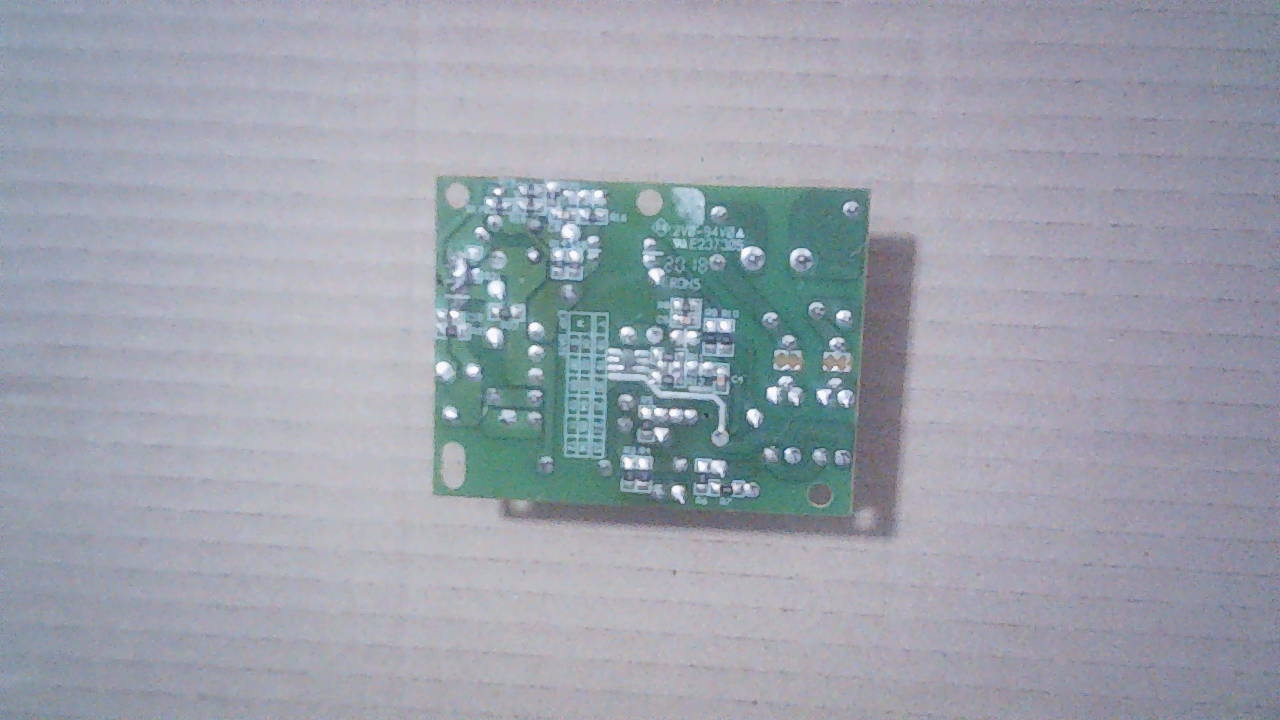
#> input picture calibration_data/reference_top.jpg, 1280 x 720 px
$ python -i calibration_service.py   (imports and definitions only)
#> lines starting #> are read from the running program, lines starting #| are printed output that depends on the picture; after the words box and inside, x2 and y2 are one past the last pixel; in counts of white or black regions, pixels touching at a corner belong together
import os
import json
import time
import cv2
import numpy as np
from PIL import Image, ImageDraw, ImageFont

CALIBRATION_DIR = os.path.join(os.path.dirname(os.path.dirname(os.path.abspath(__file__))), "calibration_data")
CALIBRATION_FILE = os.path.join(CALIBRATION_DIR, "calibration.json")
REFERENCE_IMAGE = os.path.join(CALIBRATION_DIR, "reference_top.jpg")

# Fast ORB detector (1000 features is optimal for real-time speed & stability)
_orb = cv2.ORB_create(nfeatures=1000, fastThreshold=12)
_bf = cv2.BFMatcher(cv2.NORM_HAMMING, crossCheck=False)

# Cached reference data in RAM
_ref_keypoints = None       # List of KeyPoints inside PCB mask
_ref_descriptors = None     # np.ndarray of descriptors matching _ref_keypoints
_ref_corners = None         # np.ndarray of shape (4, 2)
_last_calib_mtime = 0
_calibration_loaded = False

# Corner smoothing (Exponential Moving Average) to eliminate jitter
_smooth_corners = None
_lost_count = 0

# Font cache for crisp Thai rendering
_font = None
# [18 lines left out: function get_font, not called in this run]


def ensure_dir():
    os.makedirs(CALIBRATION_DIR, exist_ok=True)


# [49 lines left out: functions save_manual_corners, save_reference, not called in this run]


def load_reference(force_reload=False):
    """
    Load reference image and PCB 4-corners from disk.
    Caches keypoints & descriptors in RAM strictly inside the PCB bounding polygon.
    """
    global _ref_keypoints, _ref_descriptors, _ref_corners, _last_calib_mtime, _calibration_loaded

    if not os.path.exists(CALIBRATION_FILE) or not os.path.exists(REFERENCE_IMAGE):
        return False

    current_mtime = os.path.getmtime(CALIBRATION_FILE)
    if not force_reload and _calibration_loaded and _ref_corners is not None and current_mtime <= _last_calib_mtime:
        return True

    try:
        with open(CALIBRATION_FILE, "r", encoding="utf-8") as f:
            data = json.load(f)

        ref_img = cv2.imread(REFERENCE_IMAGE)
        if ref_img is None:
            return False

        if "corners" in data and len(data["corners"]) == 4:
            pts = np.array(data["corners"], dtype=np.float32)
        else:
            return False

        h, w = ref_img.shape[:2]

        # Create polygon mask strictly for the PCB board
        mask = np.zeros((h, w), dtype=np.uint8)
        cv2.fillPoly(mask, [pts.astype(np.int32)], 255)

        gray = cv2.cvtColor(ref_img, cv2.COLOR_BGR2GRAY)
        kp, des = _orb.detectAndCompute(gray, mask)

        # Fallback to bounding box rectangle if polygon was too tight
        if des is None or len(kp) < 15:
            x_min, x_max = max(0, int(pts[:, 0].min()) - 10), min(w, int(pts[:, 0].max()) + 10)
            y_min, y_max = max(0, int(pts[:, 1].min()) - 10), min(h, int(pts[:, 1].max()) + 10)
            mask_rect = np.zeros((h, w), dtype=np.uint8)
            mask_rect[y_min:y_max, x_min:x_max] = 255
            kp, des = _orb.detectAndCompute(gray, mask_rect)

        if des is None or len(kp) < 5:
            print("[Calibration] Warning: low features extracted from reference.")

        _ref_keypoints = kp
        _ref_descriptors = des
        _ref_corners = pts
        _last_calib_mtime = current_mtime
        _calibration_loaded = True
        return True

    except Exception as e:
        print("[Calibration] Error loading reference:", e)
        return False


# [45 lines left out: functions get_calibration_info, clear_calibration, not called in this run]


def order_corners(pts):
    """
    Order 4 corners clockwise starting from Top-Left:
    TL (0), TR (1), BR (2), BL (3).
    """
    rect = np.zeros((4, 2), dtype=np.float32)
    s = pts.sum(axis=1)
    rect[0] = pts[np.argmin(s)]  # Top-Left: smallest x + y
    rect[2] = pts[np.argmax(s)]  # Bottom-Right: largest x + y

    diff = np.diff(pts, axis=1)
    rect[1] = pts[np.argmin(diff)]  # Top-Right: smallest y - x
    rect[3] = pts[np.argmax(diff)]  # Bottom-Left: largest y - x
    return rect


def detect_physical_pcb_board(frame_bgr):
    """
    Fast Physical PCB Board Detection (< 2 ms).
    Detects the physical PCB board rectangle using color mask and geometric contours.
    Works for ANY PCB board (normal, with holes, defective, or different versions).
    """
    h, w = frame_bgr.shape[:2]
    hsv = cv2.cvtColor(frame_bgr, cv2.COLOR_BGR2HSV)

    # Wide green solder mask range (covers light green, olive, emerald, and dark green PCB)
    mask_green = cv2.inRange(hsv, np.array([25, 20, 20]), np.array([105, 255, 255]))

    # Clean noise and small gaps
    kernel = cv2.getStructuringElement(cv2.MORPH_RECT, (9, 9))
    mask = cv2.morphologyEx(mask_green, cv2.MORPH_CLOSE, kernel)
    mask = cv2.morphologyEx(mask, cv2.MORPH_OPEN, kernel)

    contours, _ = cv2.findContours(mask, cv2.RETR_EXTERNAL, cv2.CHAIN_APPROX_SIMPLE)
    min_area = (w * h) * 0.025  # Minimum 2.5% of frame area
    max_area = (w * h) * 0.90  # Maximum 90% of frame area

    best_corners = None
    best_area = 0

    for c in contours:
        area = cv2.contourArea(c)
        if min_area < area < max_area:
            rect = cv2.minAreaRect(c)
            box = cv2.boxPoints(rect)
            box_area = rect[1][0] * rect[1][1]
            # Ensure it is a solid rectangular PCB board (fill ratio > 60%)
            if box_area > 0 and (area / box_area) > 0.58:
                if area > best_area:
                    best_area = area
                    best_corners = order_corners(box)

    return best_corners


def check_orientation(frame_bgr):
    """
    Intelligent Real-Time PCB Tracking and Orientation Detection.
    1. Uses Physical PCB Board Detection to track ANY PCB board (holes, defective, rotated).
    2. Uses ORB Keypoint Homography to verify top-side orientation when available.
    """
    global _smooth_corners, _lost_count

    load_reference()

    h_full, w_full = frame_bgr.shape[:2]

    # Step 1: Detect physical PCB board via color & contour
    pcb_corners = detect_physical_pcb_board(frame_bgr)

    if pcb_corners is not None:
        # Calculate real-time tilt angle from Top-Left (0) to Top-Right (1)
        dx = float(pcb_corners[1][0] - pcb_corners[0][0])
        dy = float(pcb_corners[1][1] - pcb_corners[0][1])
        angle_deg = float(np.degrees(np.arctan2(dy, dx)))
        abs_angle = abs(round(angle_deg))

        # Temporal smoothing (EMA) for rock-solid stability without jitter
        if _smooth_corners is None or _lost_count > 3:
            _smooth_corners = pcb_corners.copy()
        else:
            alpha = 0.70  # 70% current detection, 30% previous smooth
            _smooth_corners = (alpha * pcb_corners + (1.0 - alpha) * _smooth_corners)

        _lost_count = 0

        # Check if we can determine exact 180-degree flip using reference features
        is_rotated_180 = False
        if _ref_descriptors is not None and _ref_keypoints is not None:
            try:
                # Fast ORB check on the detected PCB region
                scale = 0.5
                small_frame = cv2.resize(frame_bgr, (int(w_full * scale), int(h_full * scale)))
                gray_small = cv2.cvtColor(small_frame, cv2.COLOR_BGR2GRAY)
                kp_cur, des_cur = _orb.detectAndCompute(gray_small, None)
                if des_cur is not None and len(kp_cur) >= 10:
                    matches = _bf.knnMatch(_ref_descriptors, des_cur, k=2)
                    good = [m for m, n in matches if m.distance < 0.78 * n.distance]
                    if len(good) >= 10:
                        src_pts = np.float32([_ref_keypoints[m.queryIdx].pt for m in good]).reshape(-1, 1, 2)
                        dst_pts = np.float32([kp_cur[m.trainIdx].pt for m in good]).reshape(-1, 1, 2) * (1.0 / scale)
                        M, inliers = cv2.findHomography(src_pts, dst_pts, cv2.RANSAC, 6.0)
                        if M is not None and np.sum(inliers) >= 8:
                            homo_angle = float(np.degrees(np.arctan2(M[1, 0], M[0, 0])))
                            homo_angle = ((homo_angle + 180) % 360) - 180
                            if abs(round(homo_angle)) > 135:
                                is_rotated_180 = True
            except Exception:
                pass

        if is_rotated_180:
            return {
                "orientation": "TOP_ROTATED",
                "label_th": f"[!] หมุนกลับหัว 180° ({abs_angle}°)",
                "match_score": 90,
                "rotation_deg": round(angle_deg, 1),
                "corners": _smooth_corners.tolist()
            }
        elif abs_angle > 15:
            return {
                "orientation": "TOP_TILTED",
                "label_th": f"[!] บอร์ดเอียง {abs_angle}°",
                "match_score": 85,
                "rotation_deg": round(angle_deg, 1),
                "corners": _smooth_corners.tolist()
            }
        else:
            return {
                "orientation": "TOP_CORRECT",
                "label_th": f"[OK] บอร์ดพร้อมตรวจ ({abs_angle}°)",
                "match_score": 95,
                "rotation_deg": round(angle_deg, 1),
                "corners": _smooth_corners.tolist()
            }

    # Step 2: Fallback to ORB feature matching if color detection didn't trigger
    if _ref_corners is not None and _ref_descriptors is not None and _ref_keypoints is not None:
        try:
            scale = 0.5
            inv_scale = 1.0 / scale
            small_frame = cv2.resize(frame_bgr, (int(w_full * scale), int(h_full * scale)), interpolation=cv2.INTER_LINEAR)
            gray_small = cv2.cvtColor(small_frame, cv2.COLOR_BGR2GRAY)
            kp_current, des_current = _orb.detectAndCompute(gray_small, None)

            if des_current is not None and len(kp_current) >= 10:
                matches = _bf.knnMatch(_ref_descriptors, des_current, k=2)
                good_matches = [m for m, n in matches if m.distance < 0.78 * n.distance]

                if len(good_matches) >= 10:
                    src_pts = np.float32([_ref_keypoints[m.queryIdx].pt for m in good_matches]).reshape(-1, 1, 2)
                    dst_pts = np.float32([kp_current[m.trainIdx].pt for m in good_matches]).reshape(-1, 1, 2) * inv_scale
                    M, inliers = cv2.findHomography(src_pts, dst_pts, cv2.RANSAC, 6.0)

                    if M is not None and np.sum(inliers) >= 8:
                        transformed = cv2.perspectiveTransform(_ref_corners.reshape(-1, 1, 2), M).reshape(-1, 2)
                        area = cv2.contourArea(transformed.astype(np.int32))
                        full_area = w_full * h_full
                        if (full_area * 0.03) < area < (full_area * 0.90):
                            if _smooth_corners is None or _lost_count > 3:
                                _smooth_corners = transformed.copy()
                            else:
                                _smooth_corners = 0.70 * transformed + 0.30 * _smooth_corners
                            _lost_count = 0

                            angle_rad = np.arctan2(M[1, 0], M[0, 0])
                            angle_deg = float(np.degrees(angle_rad))
                            angle_deg = ((angle_deg + 180) % 360) - 180
                            abs_angle = abs(round(angle_deg))

                            if abs_angle > 135:
                                return {"orientation": "TOP_ROTATED", "label_th": f"[!] หมุนกลับหัว 180° ({abs_angle}°)", "match_score": 90, "rotation_deg": round(angle_deg, 1), "corners": _smooth_corners.tolist()}
                            elif abs_angle > 15:
                                return {"orientation": "TOP_TILTED", "label_th": f"[!] บอร์ดเอียง {abs_angle}°", "match_score": 85, "rotation_deg": round(angle_deg, 1), "corners": _smooth_corners.tolist()}
                            else:
                                return {"orientation": "TOP_CORRECT", "label_th": f"[OK] บอร์ดพร้อมตรวจ ({abs_angle}°)", "match_score": 95, "rotation_deg": round(angle_deg, 1), "corners": _smooth_corners.tolist()}
        except Exception:
            pass

    return _handle_tracking_lost()


# [107 lines left out: functions _handle_tracking_lost, draw_pcb_orientation_overlay, not called in this run]

>>> import cv2
>>> picture = cv2.imread('../calibration_data/reference_top.jpg')
#> picture is the input picture: shape (720, 1280, 3); mean B, G, R 172.9, 161.8, 157.2
>>> result = check_orientation(picture)
#> in detect_physical_pcb_board, `hsv = cv2.cvtColor(frame_bgr, cv2.COLOR_BGR2HSV)`: hsv: shape (720, 1280, 3); mean H, S, V 118.3, 28.8, 173.5
#> in detect_physical_pcb_board, `mask_green = cv2.inRange(hsv, np.array([25, 20, 20]), np.array([105, 2..`:
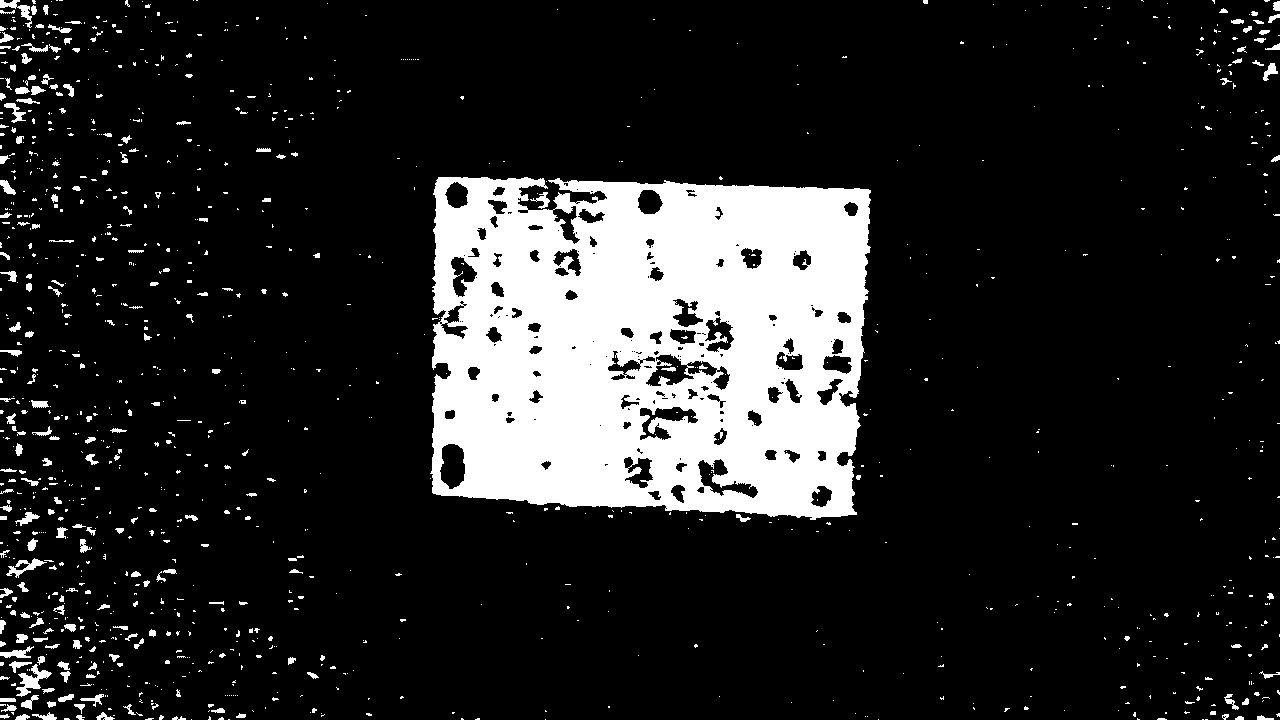
#> mask_green: shape (720, 1280); 14.9% white; 1151 white regions (928 under 20 px), largest, box (x1, y1, x2, y2) and area: (430, 177, 871, 520) 121952, (16, 664, 52, 697) 442, (6, 558, 47, 578) 270
#> in detect_physical_pcb_board, `mask = cv2.morphologyEx(mask_green, cv2.MORPH_CLOSE, kernel)`:
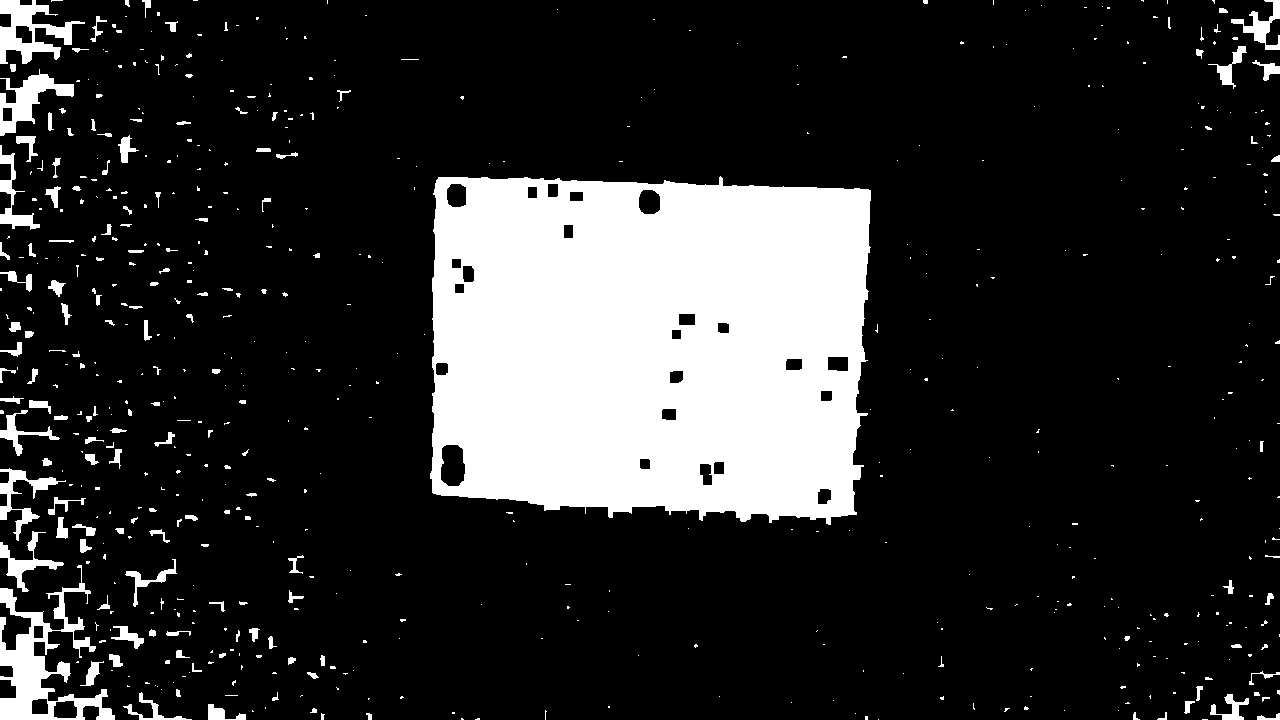
#> mask: shape (720, 1280); 17.6% white; 600 white regions (440 under 20 px), largest, box (x1, y1, x2, y2) and area: (430, 176, 871, 525) 135703, (0, 565, 115, 720) 5725, (0, 0, 85, 64) 2346
#> in detect_physical_pcb_board, `mask = cv2.morphologyEx(mask, cv2.MORPH_OPEN, kernel)`:
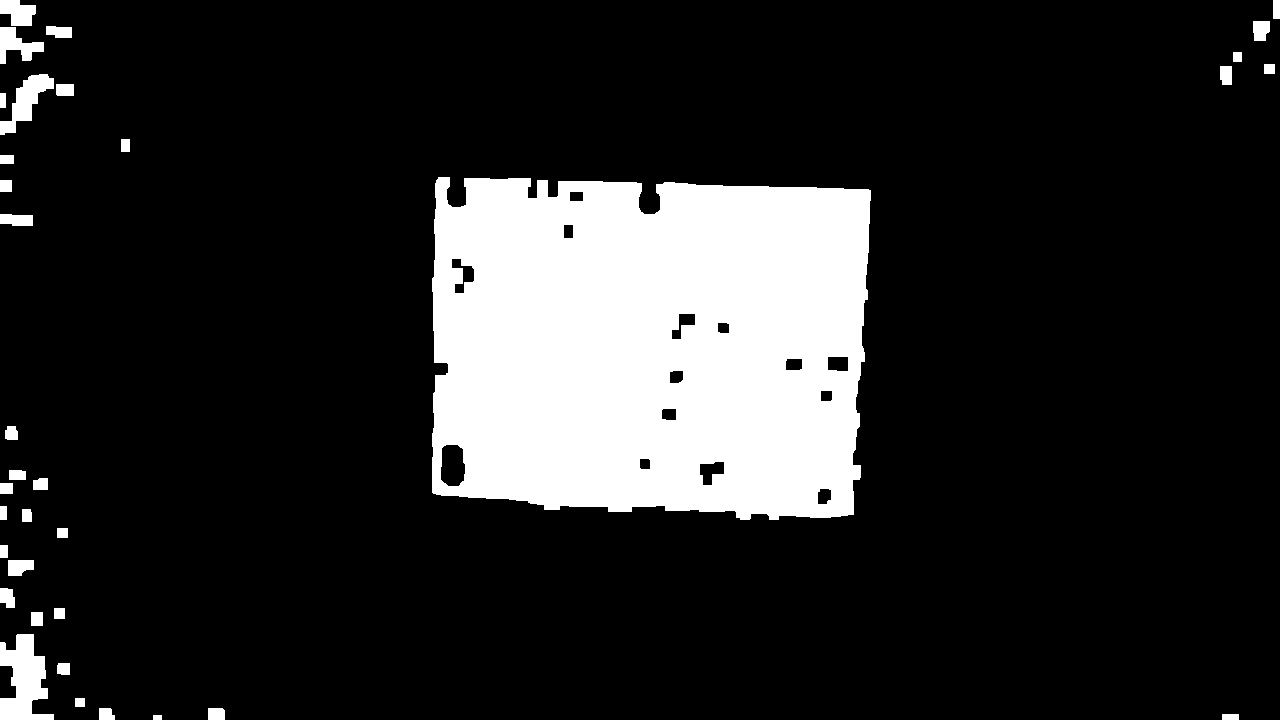
#> mask: shape (720, 1280); 15.8% white; 35 white regions
#> in detect_physical_pcb_board, `contours, _ = cv2.findContours(mask, cv2.RETR_EXTERNAL, cv2.CHAIN_APPR..`: contours = 35 contours; largest, box (x1, y1, x2, y2) and area: (432, 177, 871, 520) 137311, (0, 634, 54, 720) 2680, (0, 74, 54, 135) 1202, (0, 27, 44, 64) 740, (0, 0, 36, 26) 620
#> the loop in detect_physical_pcb_board, `for c in contours:` made 35 passes
#> (area, box_area, best_area, s in order_corners, diff in order_corners) on pass 22: (137311, 145765.1, 137311, [1382.7, 933.7, 609.7, 1058.7], [-337.1, 84.34, -260.8, -682.3])
#> area on passes 3, 4, 6, 7, 10, 11: 174, 144, 127, 2680.5, 214.5, 312
#> after the loop in detect_physical_pcb_board, `for c in contours:`: best_area = 137311
#> in check_orientation, `pcb_corners = detect_physical_pcb_board(frame_bgr)`: pcb_corners = [[435.3, 174.5], [870.5, 188.2], [859.9, 522.8], [424.7, 509]]
#> in check_orientation, `dx = float(pcb_corners[1][0] - pcb_corners[0][0])`: dx = 435.2
#> in check_orientation, `dy = float(pcb_corners[1][1] - pcb_corners[0][1])`: dy = 13.74
#> in check_orientation, `angle_deg = float(np.degrees(np.arctan2(dy, dx)))`: angle_deg = 1.81
#> in check_orientation, `abs_angle = abs(round(angle_deg))`: abs_angle = 2
#> result = {'orientation': 'TOP_CORRECT', 'label_th': '[OK] บอร์ดพร้อมตรวจ (2°)', 'match_score': 95, 'rotation_deg': 1.8, 'corners': [[435.3, 174.5], [870.5, 188.2], [859.9, 522.8], [424.7, 509]]}
